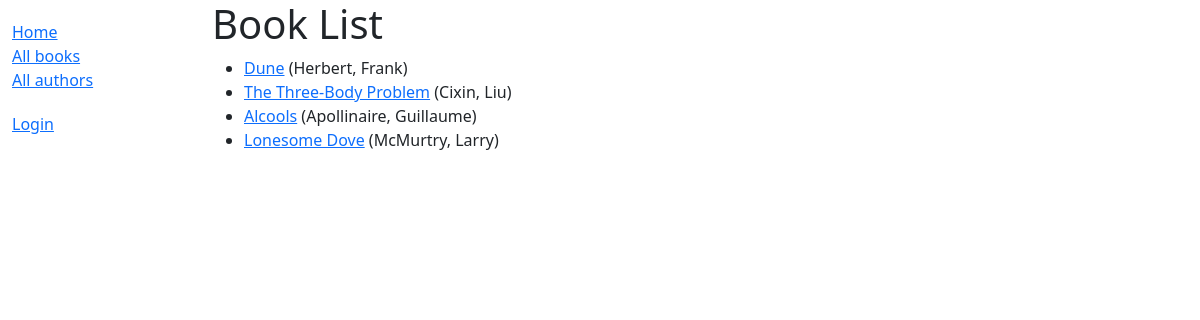
/catalog/books/, run on the app's committed database.
### catalog/models.py (models this page shows, shortened)
class Book(models.Model):
    title = models.CharField(max_length=200)
    author = models.ForeignKey('Author', on_delete=models.RESTRICT, null=True)
    summary = models.TextField(
        max_length=1000, help_text="Enter a brief description of the book")
    isbn = models.CharField('ISBN', max_length=13,
        unique=True,
        help_text='13 Character <a href="https://www.isbn-international.org/content/what-isbn'
            '">ISBN number</a>')
    genre = models.ManyToManyField(
        Genre, help_text="Select a genre for this book")
    language = models.ForeignKey('Language', on_delete=models.SET_NULL, null=True)
    def get_absolute_url(self):
        return reverse('book-detail', args=[str(self.id)])
    def display_genre(self):
        """Create a string for the Genre. This is required to display genre in Admin."""
        return ', '.join(genre.name for genre in self.genre.all()[:3])
    display_genre.short_description = 'Genre'

class Author(models.Model):
    first_name = models.CharField(max_length=100)
    last_name = models.CharField(max_length=100)
    date_of_birth = models.DateField(null=True, blank=True)
    date_of_death = models.DateField('Died', null=True, blank=True)
    class Meta:
        ordering = ['last_name', 'first_name']
    def __str__(self):
        return f'{self.last_name}, {self.first_name}'

### catalog/views.py (the view)
# urls.py: path('books/', views.BookListView.as_view(), name='books'),
class BookListView(generic.ListView):
	model = Book
	paginate_by = 10

### catalog/templates/catalog/book_list.html
{% extends "base_generic.html" %}
{% block content %}
    <h1>Book List</h1>
    {% if book_list %}
        <ul>
            {% for book in book_list %}
                <li><a href="{{ book.get_absolute_url }}">{{ book.title }}</a> ({{book.author}})</li>
            {% endfor %}
        </ul>
    {% else %}
        <p>There are no books in the library.</p>
    {% endif %}
{% endblock %}

### data on the page
Book: title "Dune", author "Herbert, Frank"
Book: title "The Three-Body Problem", author "Cixin, Liu"
Book: title "Alcools", author "Apollinaire, Guillaume"
Book: title "Lonesome Dove", author "McMurtry, Larry"
